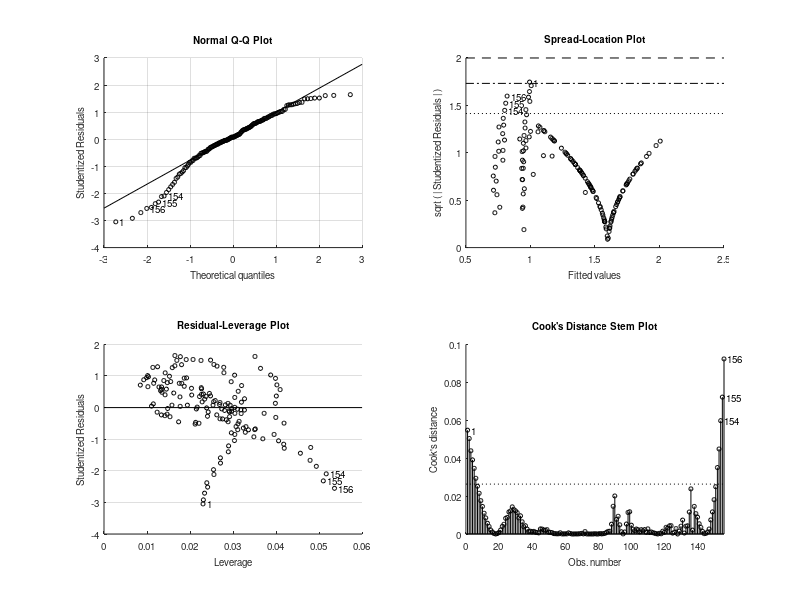

The MATLAB source for this figure: (Note: this script raises an error after producing the figure.)
%vel of drone, x,y,z position errors rover to drone - predictors
%output is posn. of rover - response 
%response is 0 to 1.6 m/s increase and 1.6 to 0 decrease during time
%period

%-----pre processing------
clc;
clear all;
close all;
rc = load("landing.mat",'GPS','POS');
%GPS laty -8 , longx -9 , spd - 11 , vel and posn of drone
%posn errors of rover ???
x = [ones(1,20)*77.56341 linspace(77.56341,77.56358,136)];
y = [ones(1,15)*13.027220 linspace(13.027220,13.027262,141)];
xdat = reshape(rc.POS(1:1:156,4), 1, 156); %rc.POS(:,4) is x of drone
ydat = reshape(rc.POS(1:1:156,3), 1, 156); %rc.POS(:,3) is y of drone
%dist = [sqrt(((xdat - x).^2) + ((ydat - y).^2))];
distx = [sqrt((xdat - x).^2)];
disty = [sqrt((ydat - y).^2)];
x1 = reshape(distx,156,1); %xerror
x2 = reshape(disty,156,1); % yerror
x3 = rc.GPS(1:1:156,11); % speed of drone
y = [linspace(0, 1.6, 30) ones(1,100)*1.6 linspace(1.6, 0, 26)]; %speed response of rover
y1 = reshape(y, 156,1);

X = [x1,x2,x3];
mdl = fitlm(X,y1)
YHat = predict(mdl,X) 
plot(rc.POS(1:1:156,2),YHat)